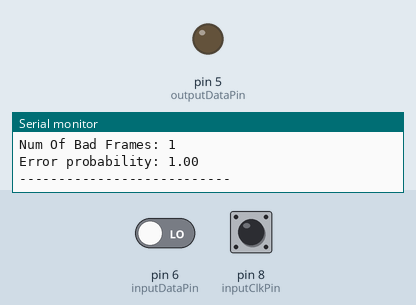
Recording of a sketch running on a simulated Arduino Uno, built with avr-gcc and run on an emulated ATmega328P. Shown: output pins drawn as LEDs (lit = HIGH), the last lines printed to the serial monitor. Inputs (shaded band) come from the test bench; at power-on: pin 8 (inputClkPin) HIGH, pin 6 (inputDataPin) LOW. Pins used as bus, display or sensor lines are not drawn.

Above: at 1.2 s.
1.3 s: pin 8 (inputClkPin) pulsed LOW 2 times (0.12 s each, 0.3 s apart)
At 2.39 s:
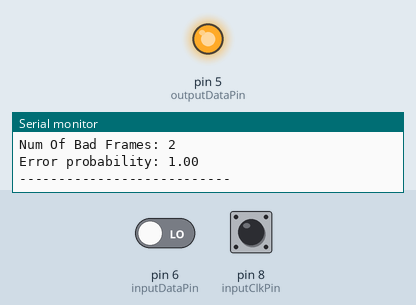
Timing chart, 0 to 4.3 s (numbered marks = the images above; inputs shaded):
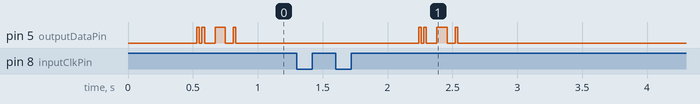

The sketch:

RX_LAB4.ino
```cpp
#include <C:\Users\HaimT\Desktop\LAB4_NEW\EthernetLab.h>
//------------------------------------------Defines-------------------------------------
#define DATA 0b11111111                             //Data to send                      ||-------------------------------------------------------------||
#define SIZE 8                                      //Data size                         || Able to change any data size between 0-12 and any duty cycle||
#define BIT_TIME 10                                 //1/100 clk duty cycle              ||-------------------------------------------------------------||
#define IFG_TIME BIT_TIME*12*8                      //IFG TIME - Half of the time represent finish recieve data
#define outputDataPin 5                             //output Pin
#define inputDataPin 6                              //Input pin
#define outputClkPin 7                              //output Pin
#define inputClkPin 8                               //Input pin
//------------------------------------------Structs-------------------------------------
typedef struct Frame {                               //Frame Struct
  uint8_t destination_address;
  uint8_t source_address;
  uint8_t frame_type;
  uint8_t length;
  uint8_t* payload;
  uint8_t  SN;
  uint32_t crc;
};
typedef struct Ack {                                 //Ack Struck
  uint8_t destination_address = 20;
  uint8_t source_address = 30;
  uint8_t frame_type = 1;
  uint8_t RN = 0;
};
//-----------------------------------------Layer 1 TX-----------------------------------
boolean clkVal = false;                             //clk value
unsigned int dataToSend = DATA;                     //initialize data to send
int index = 0;                                      //index of the sent data
int ackIndex = 0;                                   //index of the ACK array
bool startTosimple = false;                         //flag to check if start to sample
//-----------------------------------------Layer 1 RX-----------------------------------
unsigned int recievedData=0;                        //initialize data to recieve
int count = 0;                                      //size of the recieved data
bool flagIfRead = false;                            //flag to check if digit is already read
uint8_t arrayRecieved[100];                         //array to keep recieved data
//-----------------------------------------Layer 2 TX-----------------------------------
Frame dataFrame;                                    //frame recieved
uint8_t array2send[4];                              //array keep the ACK information
//-----------------------------------------Layer 2 RX-----------------------------------
Ack ackFrame;                                       //ACK to send
int indexOfFrame = 0;                               //index of the frame who recieved
String reason = "";
//-----------------------------------------TIME-----------------------------------------
unsigned long current = 0;                          //keep the current time
unsigned long currentIFG = 0;                       //keep the sampled IFG time
//-----------------------------------------LAYERS FLAGS---------------------------------
bool layer_1_rx_busy = false;                       //flag who represent that layer 1 rx is busy
bool layer_1_rx_request = false;                    //flag who represent that layer 1 rx is need service
bool layer_2_rx_request = false;                    //flag who represent that layer 2 rx is need service
bool layer_2_tx_request = false;                    //flag who represent that layer 2 tx is need service
bool layer_1_tx_busy = false;                       //flag who represent that layer 1 tx is busy
//-----------------------------------------ERROR PROB-----------------------------------
int numOfBadFrames = 0;                             //count number of corrupt frames
int numOfFrames = 0;                                //count number of frames in total(correct + incorrect)
//--------------------------------------------------------------------------------------

void setup() {
    setMode(1);
    Serial.begin(115200);                           //BAUD_RATE = 115200
    pinMode(outputDataPin, OUTPUT);                 //initialize Tx - analog pin
    pinMode(inputDataPin,INPUT);                    //initialize Rx - analog pin
    pinMode(outputClkPin, OUTPUT);                  //initialize clkIn
    pinMode(inputClkPin,INPUT);                     //initialize clkOut
}

void loop() {
    layer1_rx();                                    //Layer 1 reciever function
    layer2_rx();                                    //Layer 2 reciever function
    layer2_tx();                                    //Layer 2 transfer function
    layer1_tx();                                    //Layer 1 transfer function
}

void layer2_tx()
{
  if(!layer_2_rx_request)                           //check if layer 2 rx is asking for service
      return;
  Serial.println("----------Summary----------");    //print the details and error probability
  Serial.print("Num Of Frames: ");
  Serial.println(numOfFrames);
  Serial.print("Num Of Bad Frames: ");
  Serial.println(numOfBadFrames);
  Serial.print("Error probability: ");
  if(numOfFrames == 0)
    Serial.println(0);
  else
    Serial.println((double)numOfBadFrames/numOfFrames);
  Serial.println("---------------------------");
  layer_2_rx_request = false;                       //turn off layer 2 service request
  array2send[0] = ackFrame.destination_address;     //create ACK
  array2send[1] = ackFrame.source_address;
  array2send[2] = ackFrame.frame_type;
  array2send[3] = (ackFrame.RN)%2;
  layer_2_tx_request = true;                        //ask request from layer 1 tx and send the ACK
}
void layer2_rx()
{
  if(!layer_1_rx_request)                           //check if layer 1 rx is asking for service
    return;
  layer_1_rx_request = false;                       //turn off the service flag
  dataFrame.destination_address = arrayRecieved[0]; //create frame struct with the details we recieved
  dataFrame.source_address = arrayRecieved[1];
  dataFrame.frame_type = arrayRecieved[2];
  dataFrame.length = arrayRecieved[3];
  dataFrame.payload = arrayRecieved + 4;
  dataFrame.SN = arrayRecieved[4 + dataFrame.length];
  dataFrame.crc = (uint32_t)arrayRecieved[dataFrame.length + 5]<<24| (uint32_t)arrayRecieved[dataFrame.length + 6]<<16 | (uint32_t)arrayRecieved[dataFrame.length + 7]<<8 | (arrayRecieved[dataFrame.length + 8]);
  String fullData = (char*)dataFrame.payload;       //create string of the payload
  fullData.remove(dataFrame.length,5);              //remove SN and CRC from the string
                                                    //calc the CRC
  uint32_t convCRC = calculateCRC(arrayRecieved, dataFrame.length+5);
  numOfFrames++;                                    //increase the number of the total frames we recieved
  if(dataFrame.destination_address == 30 && dataFrame.source_address == 20)
{                                                   //check if the source and destination are correct
    if(dataFrame.frame_type == 0 && dataFrame.crc == convCRC)
    {                                               //check if the type and the crc are correct
      if(dataFrame.SN == (ackFrame.RN)%2)           //check if the SN is correct
      {                                             //if does print the data
        Serial.print("The frame is correct, the data is: ");
        Serial.println(fullData);
        ackFrame.RN++;                              //increase SN
        layer_2_rx_request = true;                  //ask for service from layer 2 tx
        return;
      }
      else
        reason = "wrong serial number";             //keep the incorrect reason
    }
    else
       reason = "wrong CRC";                        //keep the incorrect reason
  }
  else
    reason = "wrong destination or source";         //keep the incorrect reason
  Serial.print("Incorrect frame - ");               //if any of the details is wrong
  Serial.println(reason);
  numOfBadFrames++;                                 //increase the number of corrupted frames
  layer_2_rx_request = true;                        //ask for service from layer 2 tx (Without SN increase)
  reason = "";
}
void layer1_tx()
{
    if(layer_2_tx_request)                          //check if layer 2 tx is asking for service
    {
      layer_2_tx_request = false;                   //turn off the service flag
      layer_1_tx_busy = true;                       //this layer is starting process
    }
    if(!layer_1_tx_busy)                            //check if the layer is in middle of process
      return;
    if(index >= SIZE)                               //check that max digits sent is by SIZE
    {
      index = 0;                                    //nullify index
      ackIndex++;                                   //increase ACK index
    }
    dataToSend = array2send[ackIndex];              //send the next byte
    boolean leastSign = bitRead(dataToSend,index);  //lsb bit
    long timer = millis();                          //time since turn on
    if (timer - current >= BIT_TIME)                //Timer
    {
      clkVal = !clkVal;                             //flip the 1->0 and 0->1
        if(clkVal)                                  //if bit is 1 send data
        {
            if(ackIndex == 4)                       //if sent 4 bytes (ACK SIZE)
            {
                digitalWrite(outputClkPin, LOW);    //stop sending
               layer_1_tx_busy = false;             //finished process
               ackIndex = 0;                        //nullify ACK index
            }
            digitalWrite(outputClkPin, LOW);        //do not send clk
            if(leastSign)                           //check lsb
                digitalWrite(outputDataPin, HIGH);  //if 1 so datapin 5 is 5 volt
            else
                digitalWrite(outputDataPin, LOW);   //if 0 so datapin 5 is 0 volt
            index++;                                //index of the data
        }
        else
            digitalWrite(outputClkPin, HIGH);       //if bit is 0 send clk
      current = millis();                           //current time
    }
}
void layer1_rx()
{
  long timer = millis();                                        //sampling the time since arduino turn on
  if (!digitalRead(inputClkPin))                                //check if we are in "not read" mode
    flagIfRead = 0;                                             //if does turn flag to zero
  else if(digitalRead(inputClkPin) && flagIfRead == 0)          //check if we are in "read" mode and flag is zero
  {
    if(!startTosimple)
      Serial.println("Recieving new frame");
    startTosimple = true;                                       //flag who represent if we alreadt start to recieve data
    layer_1_rx_busy = true;                                     //this layer is starting process
    flagIfRead = 1;                                             //turn flag to 1- we already read
    bitWrite(recievedData, count, digitalRead(inputDataPin));   //turn the digits into one number
    count++;                                                    //increase count(size of the recieve data in bits)
    currentIFG = millis();                                      //sample the last time we recieved bit
  }
  else
  {
  if (timer - currentIFG >= IFG_TIME*0.5 && startTosimple)      //check if IFG*0.5 time is passed so its mean no bits are about to recieve
    {
      startTosimple =false;                                     //nullify for the nest frame
      layer_1_rx_busy = false;                                  //finished the process
      layer_1_rx_request = true;                                //asking for service from the next layer
      indexOfFrame = 0;                                         //nullify for next frame recieve
    }
  }
  if (count == SIZE)                                            //check that all bits recieved
  {
    arrayRecieved[indexOfFrame++] = recievedData;               //increase the frame index for getting next byte
    Serial.println(recievedData,DEC);                           //print the final data
    count = 0;                                                  //reset counter for new data
    recievedData = 0;                                           //nullify the last byte we recived
  }

}
```
